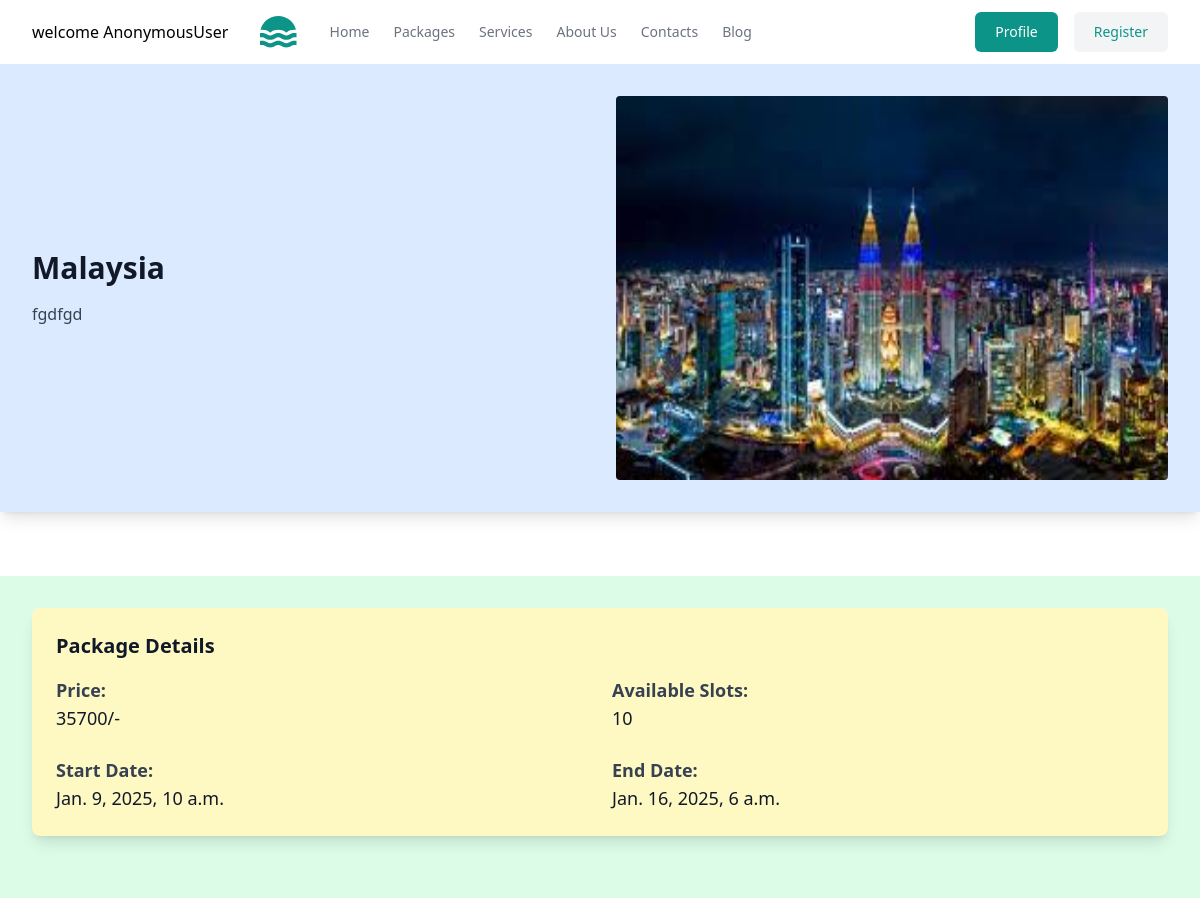
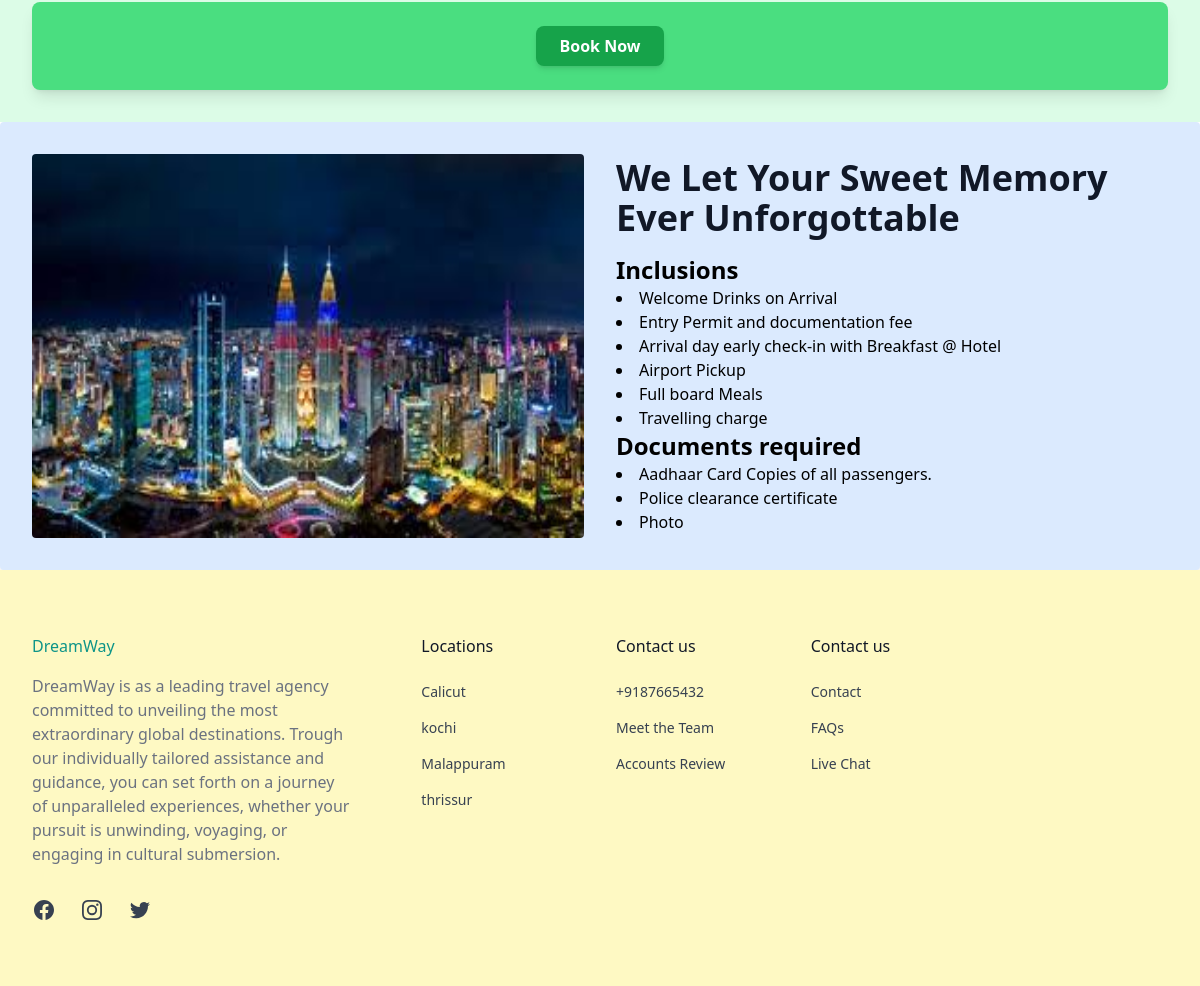
Screenshot of /tour/details/13/ with the database file from the repository (2 pictures, top to bottom).
### tours/models.py (models this page shows, shortened)
class BaseModel(models.Model):
    created_date=models.DateTimeField(auto_now_add=True)
    updated_date=models.DateTimeField(auto_now=True)

class TourPackage(BaseModel):
    package_name=models.CharField(max_length=200)
    description=models.TextField()
    price=models.IntegerField()
    start_date=models.DateTimeField()
    end_date=models.DateTimeField()
    destination=models.CharField(max_length=200)
    available_slots=models.IntegerField()
    image=models.ImageField(upload_to='tour-image',null=True,blank=True)
    imagetwo=models.ImageField(upload_to='tour-imagetwo',null=True,blank=True)

### tours/views.py (the view)
# urls.py: path('tour/details/<int:pk>/',views.TourDetailView.as_view(),name="tour-details"),
class TourDetailView(View):
    template_name="tour_details.html"
    def get(self,request,*args,**kwargs):
        id=kwargs.get("pk")
        qs=TourPackage.objects.get(id=id)
        return render(request,self.template_name,{"data":qs})

### tours/templates/tour_details.html (shortened to what this page needs)
{%extends 'base.html'%}
{%block main_block%}
<section>
    <div class="mx-auto max-w-screen-xl px-4 py-8 sm:px-6 lg:px-8 shadow-lg bg-blue-100" >
      <div class="grid grid-cols-1 gap-4 md:grid-cols-2 md:items-center md:gap-8">
        <div>
          <div class="max-w-lg md:max-w-none">
            <h2 class="text-2xl font-semibold text-gray-900 sm:text-3xl">
             {{data.destination}}
            </h2>
            <p class="mt-4 text-gray-700">
              {{data.description}}
            </p>
          </div>
        </div>
        <div>
          <img
            src="{{data.image.url}}"
            class="rounded w-98 h-96"
            alt=""
          />
        </div>
      </div>
    </div>
  </section>
  <section class="mt-16">
    <div class="mx-auto max-w-screen-xl px-4 py-8 sm:px-6 lg:px-8 bg-green-100">
      <div class="bg-yellow-100 rounded-lg shadow-lg p-6">
        <h3 class="text-xl font-semibold text-gray-900">Package Details</h3>
        <div class="mt-4 grid grid-cols-1 md:grid-cols-2 gap-6">
          <div>
            <p class="text-lg font-bold text-gray-700">Price:</p>
            <p class="text-lg text-gray-900">{{data.price}}/-</p>
          </div>
          <div>
            <p class="text-lg font-bold text-gray-700">Available Slots:</p>
            <p class="text-lg text-gray-900">{{data.available_slots}}</p>
          </div>
          <div>
            <p class="text-lg font-bold text-gray-700">Start Date:</p>
            <p class="text-lg text-gray-900">{{data.start_date}}</p>
          </div>
          <div>
            <p class="text-lg font-bold text-gray-700">End Date:</p>
            <p class="text-lg text-gray-900">{{data.end_date}}</p>
          </div>
        </div>
        </div>
      </div>
</section>
<div class="mx-auto max-w-screen-xl px-4 py-8 sm:px-6 lg:px-8 bg-green-100">
  <div class="bg-green-400 rounded-lg shadow-lg p-6 flex justify-center items-center">
    <a href="{%url 'booking-confirm' data.id%}" class="bg-green-600 text-white font-semibold py-2 px-6 rounded-lg shadow-md hover:bg-green-700 focus:outline-none focus:ring-2 focus:ring-green-500 focus:ring-opacity-50 transition-all duration-300">
      Book Now
    </a>
  </div>
</div>
    <section>
        <div class="mx-auto max-w-screen-xl px-4 py-8 sm:px-6 lg:px-8 shadow-lg bg-blue-100 shadow-lg rounded" >
          <div class="grid grid-cols-1 gap-4 md:grid-cols-2 md:items-center md:gap-8">
            <div>
                <img
                  src="{{data.image.url}}"
                  class="rounded w-100 h-96"
                  alt=""
                />
            </div>
            <div>
              <div class="max-w-lg md:max-w-none">
                <h1 class="text-4xl font-semibold text-gray-900 sm:text-4xl">
                    We Let Your Sweet Memory Ever Unforgottable
                </h1>
                <p class="mt-4 text-gray-700">
                  <div>
                   <h2 class="text-2xl font-bold">Inclusions</h2>
                        <li>Welcome Drinks on Arrival</li>
                        <li>Entry Permit and documentation fee</li>
                        <li>Arrival day early check-in with Breakfast @ Hotel</li>
                        <li>Airport Pickup </li>
                        <li>Full board Meals</li>
                        <li>Travelling charge</li>
                  </div>
                  <div>
                    <h2 class="text-2xl font-bold">Documents required</h2>
                     <li>Aadhaar Card Copies of all passengers.</li>
                     <li>Police clearance certificate</li>
                     <li>Photo</li>
                  </div>
                </p>
              </div>
            </div>
          </div>
        </div>
      </section>
{%endblock%}

### rows the page displays
TourPackage: destination "Malaysia", description "fgdfgd", image (picture), price "35700", available_slots "10", start_date "Jan. 9, 2025, 10 a.m.", end_date "Jan. 16, 2025, 6 a.m."

### other values shown
{{ request.user }} "AnonymousUser"
